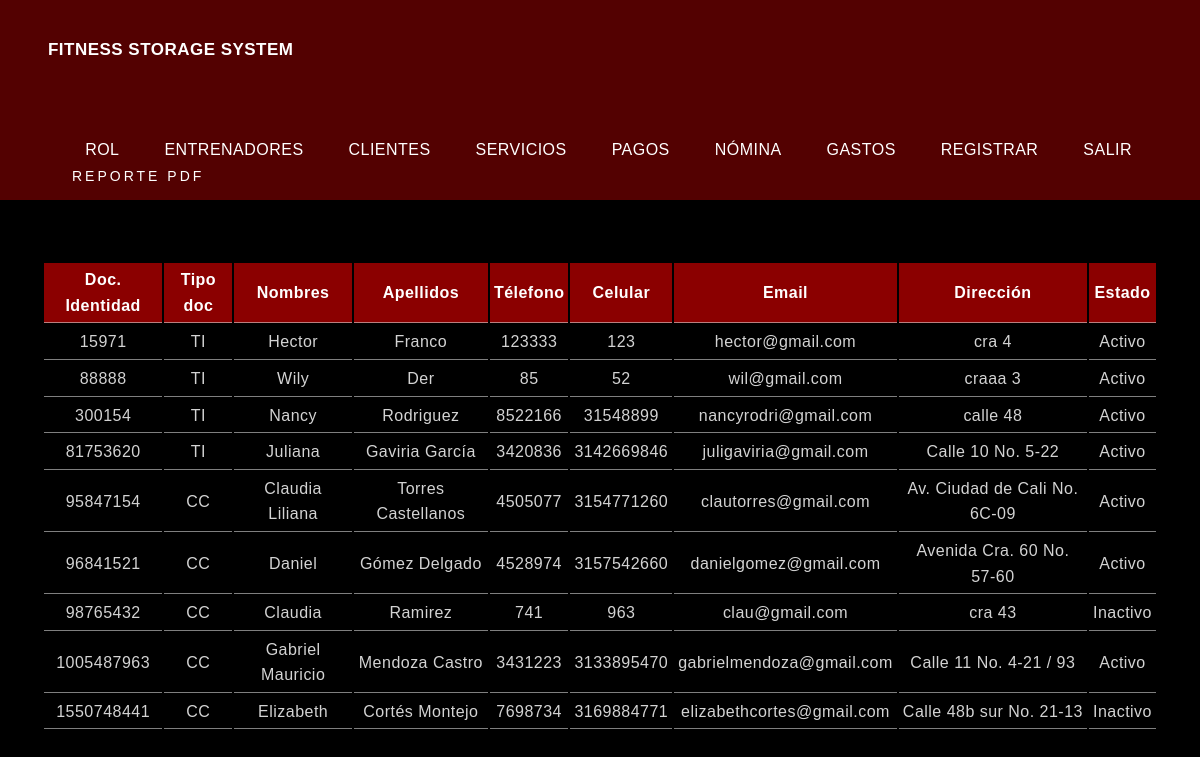
The app's page /?c=Users&a=consultarClientes (signed in) with its own data.
### tables this page shows
CREATE TABLE IF NOT EXISTS `usuario` (
  `doc_identidad` int NOT NULL,
  `tipo_doc` varchar(2) NOT NULL,
  `nombres` varchar(25) NOT NULL,
  `apellidos` varchar(25) NOT NULL,
  `tel_contacto` varchar(7) DEFAULT NULL,
  `cel_contacto` varchar(10) NOT NULL,
  `email` varchar(45) NOT NULL,
  `direccion` varchar(45) NOT NULL,
  `id_rol` int NOT NULL,
  `password` varchar(45) NOT NULL,
  `estado` bit(1) NOT NULL,
  PRIMARY KEY (`doc_identidad`),
  KEY `fk_usuario_rol` (`id_rol`)
);

### models/User.php (called while the page is built, shortened)
<?php
	class User {
		private $docUsuario;
		private $tipoDocUsuario;
	    private $nombresUsuario;
    	private $apellidosUsuario;
    	private $telUsuario;
        private $celUsuario;
        private $emailUsuario;
    	private $dirUsuario;
        private $idRol;
    	private $estadoUsuario;
    	private $pdo;
		public function __construct(){
			$a = func_get_args();
			$i = func_num_args();
			if (method_exists($this, $f='__construct'.$i)) {
				call_user_func_array(array($this, $f), $a);
			}
		}
		public function __construct0(){
			try {
				$this->pdo = Database::conexion();
			} catch (Exception $e) {
				die($e->getMessage());
			}
		}
		public function __construct9($documento, $tipodoc, $nombres, $apellidos, $telefono, $celular,
										$correo, $direccion, $estado){
			$this->docUsuario = $documento;
			$this->tipoDocUsuario = $tipodoc;
			$this->nombresUsuario = $nombres;
			$this->apellidosUsuario = $apellidos;
			$this->telUsuario = $telefono;
			$this->celUsuario = $celular;
			$this->emailUsuario = $correo;
			$this->dirUsuario = $direccion;
			$this->estadoUsuario = $estado;
		}
		public function getDocUsuario(){
			return $this->docUsuario;
		}
		public function getTipoDocUsuario(){
			return $this->tipoDocUsuario;
		}
		public function getNombresUsuario(){
			return $this->nombresUsuario;
		}
		public function getApellidosUsuario(){
			return $this->apellidosUsuario;
		}
		public function getTelUsuario(){
			return $this->telUsuario;
		}
		public function getCelUsuario(){
			return $this->celUsuario;
		}
		public function getEmailUsuario(){
			return $this->emailUsuario;
		}
		public function getDirUsuario(){
			return $this->dirUsuario;
		}
		public function getIdRol(){
			return $this->idRol;
		}
		public function getEstadoUsuario(){
			return $this->estadoUsuario;
		}
		public function listarClientes(){
			try {
				$userList = [];
				$sql = 'SELECT usuario.doc_identidad, tipo_doc, nombres, apellidos, tel_contacto, cel_contacto, email, direccion, estado
                FROM usuario WHERE id_rol = "3" ORDER BY usuario.doc_identidad';
				$dbh = $this->pdo->query($sql);
				foreach ($dbh->fetchAll() as $user) {
					$userList[] = new User(
						$user['doc_identidad'],
						$user['tipo_doc'],
						$user['nombres'],
						$user['apellidos'],
						$user['tel_contacto'],
						$user['cel_contacto'],
						$user['email'],
						$user['direccion'],
						$user['estado']
					);
				}
				return $userList;
			} catch (Exception $e) {
				die($e->getMessage());
			}
		}
	}
?>

### models/DataBase.php (called while the page is built)
<?php
	class DataBase {
		public static function conexion(){
			$pdo = new PDO('mysql:host=localhost;dbname=gimnasio_fss;charset=utf8', 'root', '');
        	$pdo->setAttribute(PDO::ATTR_ERRMODE, PDO::ERRMODE_EXCEPTION);
        	return $pdo;
		}
	}
?>

### views/modules/2_mod_main/1_crud_clientes/1_read_clientes.view.php (the view, shortened to what this page needs)
<section class="espaciotop">
<div class="centrar"><a href="?c=Reports&a=repConsultarClientes" class="btn-neon">
                    REPORTE PDF</a></div><br><br>
    <table class="centrar contenido-tabla">
        <thead>
            <tr id="tabla-crud">
                <th>Doc. Identidad</th>
                <th>Tipo doc</th>
                <th>Nombres</th>
                <th>Apellidos</th>
                <th>Télefono</th>
                <th>Celular</th>
                <th>Email</th>
                <th>Dirección</th>
                <th>Estado</th>
            </tr>
        </thead>
        <tbody>
            <?php foreach($clientes as $user) : ?>
                <tr>
                    <td><?php echo $user->getDocUsuario() ?></td>
                    <td><?php
							if ($user->getTipoDocUsuario() == 1) {
								echo 'CC';
							} elseif ($user->getTipoDocUsuario() == 2) {
								echo 'TI';
							} elseif ($user->getTipoDocUsuario() == 3) {
								echo 'CE';
							}
						?></td>
                    <td><?php echo $user->getNombresUsuario() ?></td>
                    <td><?php echo $user->getApellidosUsuario() ?></td>
                    <td><?php echo $user->getTelUsuario() ?></td>
                    <td><?php echo $user->getCelUsuario() ?></td>
                    <td><?php echo $user->getEmailUsuario() ?></td>
                    <td><?php echo $user->getDirUsuario() ?></td>
                    <td><?php
							if ($user->getEstadoUsuario() == 0) {
								echo 'Inactivo';
							} elseif ($user->getEstadoUsuario() == 1) {
								echo 'Activo';
							}
					?></td>
                </tr>
            <?php endforeach; ?>
         </tbody>
    </table>
</section>

### index.php (shortened to what this page needs)
<?php
	require_once 'models/DataBase.php';
	$controller = 'LandingPage';
	if (!isset($_REQUEST['c'])) {
		require_once 'controllers/' . $controller . '.php';
		$controller = new $controller;
		$controller->index();
	} else {
		$controller = new $controller;
		$action = isset($_REQUEST['a']) ? $_REQUEST['a'] : 'index';
		call_user_func(array($controller, $action));
	}
?>

### controllers/Users.php (shortened to what this page needs)
<?php session_start();
    require_once 'models/User.php';
    class Users {
        private $model;
		private $modulo;
        public function __construct() {
            $this->model = new User();
			$this->modulo = $_SESSION['modulo'];
        }
        public function consultarClientes(){
                $valUsuario = unserialize($_SESSION['usuario']);
                if (isset($_SESSION['usuario']) && ($valUsuario->getIdRol() == 1 )) {
                $clientes = $this->model->listarClientes();
                require_once 'views/roles/'.$this->modulo.'/header.php';
                require_once 'views/modules/2_mod_main/1_crud_clientes/1_read_clientes.view.php';
                require_once 'views/roles/'.$this->modulo.'/footer.php';
            } else {
                header('Location: ?c=Dashboard');
            }
        }
    }
?>

### views/roles/admin/header.php (shortened to what this page needs)
<!DOCTYPE html>
<html lang="en">
<head>
    <link rel="stylesheet" href="assets/css/style.css">
</head>
<body>
    <header class="admin">
        <div class="centrarnav">
            <div class="logo">
                FITNESS STORAGE SYSTEM
            </div>
            <nav>
                <a href="?c=Roles">ROL</a>
                <a href="?c=Users&a=consultarEntrenadores">ENTRENADORES</a>
                <a href="?c=Users&a=consultarClientes">CLIENTES</a>
                <a href="?c=Error404">SERVICIOS</a>
                <a href="?c=Error404">PAGOS</a>
                <a href="?c=Error404">NÓMINA</a>
                <a href="?c=Error404">GASTOS</a>
                <a href="?c=Users&a=crear">REGISTRAR</a>
                <a href="?c=Logout">SALIR</a>
            </nav>
        </div>
    </header>

### views/roles/admin/footer.php
<p class="espaciobot"></p>
</body>
</html>

### assets/css/style.css (style rules this page uses)
* { margin: 0; padding: 0; box-sizing: border-box; }
body { background: black; font-family: sans-serif; width:100%; height:100%; letter-spacing: 0.03em; line-height: 1.6; }
.centrar { width: 93%; max-width: 100%; margin: auto; overflow: hidden; }
.admin { background: rgb(83, 1, 1); }
header { width: 100%; overflow: hidden; margin-bottom: 20px; position: fixed; background: black; }
header .logo { color: white; font-size: 17px; line-height: 100px; float: left; font-weight: 900; }
header nav { float: right; line-height: 100px; }
header nav a { display:inline-block; text-decoration: none; color: white; padding: 10px 20px; line-height: normal; }
.centrarnav { width: 92%; max-width: 100%; margin: auto; overflow: hidden; }
.espaciotop { padding-top: 150px; }
.espaciobot { padding-bottom: 130px; }
p { margin-bottom: 1em; font-size: 17px; color: gray; }
.btn-neon { position: relative; display: inline-block; padding: 15px 30px; color: white; letter-spacing: 3px; font-size: 14px; font-weight: 400; text-decoration: none; overflow: hidden; transition: 0.2s; }
.contenido-tabla tr { transition: all .2s ease-in; cursor: pointer; }
.contenido-tabla tbody tr { background-color: black; color: lightgrey; text-align: left; }
.contenido-tabla th, td { padding: 4px; text-align: center; border-bottom: 1px solid rgba(221, 221, 221, 0.575); }
.contenido-tabla thead #tabla-crud { color: white; text-align: center; background-color: darkred; }

### records on screen
usuario: doc_identidad "15971", tipo_doc "TI", nombres "Hector", apellidos "Franco", tel_contacto "123333", cel_contacto "123", email "hector@gmail.com", direccion "cra 4", estado "Activo"
usuario: doc_identidad "88888", tipo_doc "TI", nombres "Wily", apellidos "Der", tel_contacto "85", cel_contacto "52", email "wil@gmail.com", direccion "craaa 3", estado "Activo"
usuario: doc_identidad "300154", tipo_doc "TI", nombres "Nancy", apellidos "Rodriguez", tel_contacto "8522166", cel_contacto "31548899", email "nancyrodri@gmail.com", direccion "calle 48", estado "Activo"
usuario: doc_identidad "81753620", tipo_doc "TI", nombres "Juliana", apellidos "Gaviria García", tel_contacto "3420836", cel_contacto "3142669846", email "juligaviria@gmail.com", direccion "Calle 10 No. 5-22", estado "Activo"
usuario: doc_identidad "95847154", tipo_doc "CC", nombres "Claudia Liliana", apellidos "Torres Castellanos", tel_contacto "4505077", cel_contacto "3154771260", email "clautorres@gmail.com", direccion "Av. Ciudad de Cali No. 6C-09", estado "Activo"
usuario: doc_identidad "96841521", tipo_doc "CC", nombres "Daniel", apellidos "Gómez Delgado", tel_contacto "4528974", cel_contacto "3157542660", email "danielgomez@gmail.com", direccion "Avenida Cra. 60 No. 57-60", estado "Activo"
usuario: doc_identidad "98765432", tipo_doc "CC", nombres "Claudia", apellidos "Ramirez", tel_contacto "741", cel_contacto "963", email "clau@gmail.com", direccion "cra 43", estado "Inactivo"
usuario: doc_identidad "1005487963", tipo_doc "CC", nombres "Gabriel Mauricio", apellidos "Mendoza Castro", tel_contacto "3431223", cel_contacto "3133895470", email "gabrielmendoza@gmail.com", direccion "Calle 11 No. 4-21 / 93", estado "Activo"
usuario: doc_identidad "1550748441", tipo_doc "CC", nombres "Elizabeth", apellidos "Cortés Montejo", tel_contacto "7698734", cel_contacto "3169884771", email "elizabethcortes@gmail.com", direccion "Calle 48b sur No. 21-13", estado "Inactivo"
